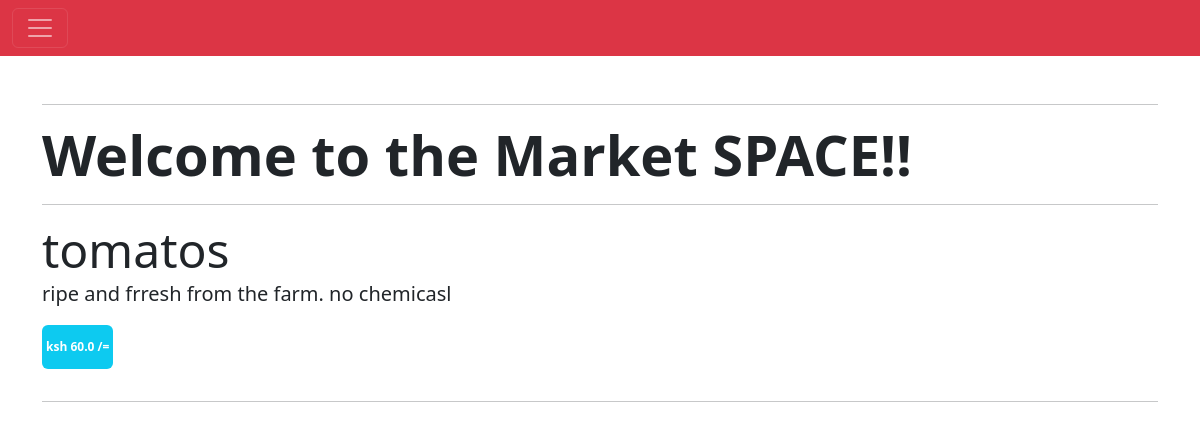
The page /fru/one/3 on the database its author committed.
### fruits/models.py (models this page shows, shortened)
class fruit(models.Model):
    name = models.CharField(max_length=200)
    description = models.CharField()
    price = models.FloatField()
    date = models.DateField(auto_now=True)
    created_at = models.DateField(auto_now_add=True)
    updated_at = models.DateField(auto_now=True)

### fruits/views.py (the view)
# urls.py: path('one/<str:pk>', views.read_one, name='one'),
def read_one(request, pk):
    ofu = fruit.objects.get(id = pk)
    context = {'fruit':ofu}
    return render(request, 'fruits/crefru.html', context)

### fruits/templates/fruits/crefru.html
{% extends 'home.html' %}
{% block content %}
<div class="container my-5">
    <hr>
    <div class="display-4 fw-bold "> Welcome to the Market SPACE!! </div>
<hr>
<div>
        <div class="display-5">{{fruit.name}}</div>
        <p class="lead">{{fruit.description}}</p>
    <p class="badge bg-info py-3 px-1"> ksh {{fruit.price}} /=</p>
    <hr>
</div>
    </div>
{% endblock %}

### rows shown on the page
fruit: name "tomatos", description "ripe and frresh from the farm. no chemicasl", price "60.0"
